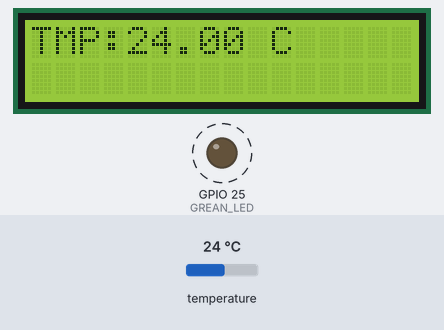
Recording of a sketch running on a simulated ESP32. Shown: 16×2 character LCD, output pins drawn as LEDs (lit = HIGH). Dashed ring = blinking. Inputs (shaded band) come from the test bench; at power-on: temperature 24 °C. No radio packets arrive unless stated; pins used as bus, display or sensor lines are not drawn.

Above: at 1.4 s.
1.5 s: temperature set to 12 °C
At 2.5 s:
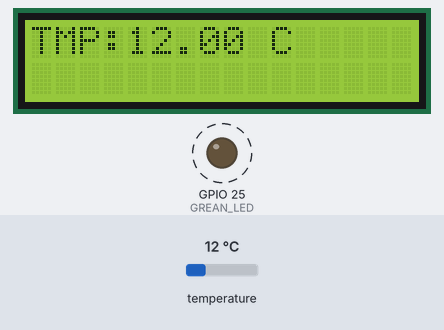
5.4 s: temperature set to 19 °C
At 6.6 s:
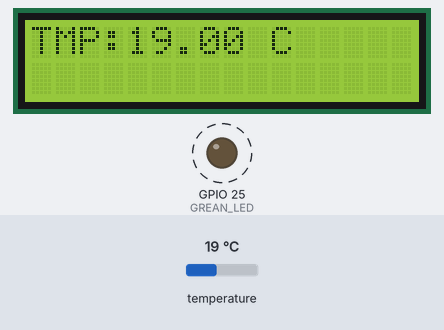
7.7 s: temperature set to 28 °C
At 8.7 s:
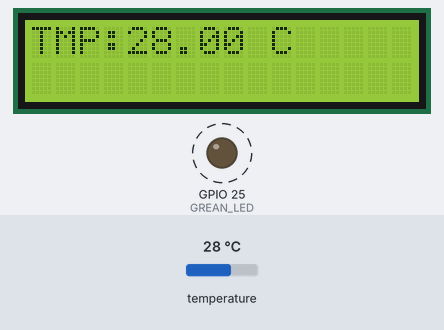
Timing chart, 0 to 15.4 s (numbered marks = the images above; inputs shaded):
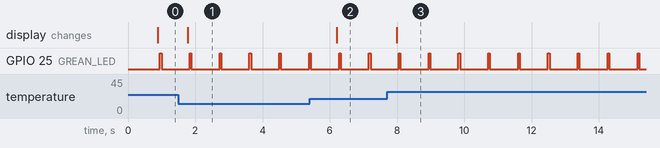

Measured:
- after the input at 1.5 s, the display: changes after 0.28 s (image 1)
- after the input at 5.4 s, the display: changes after 0.81 s (image 2)
- after the input at 7.7 s, the display: changes after 0.29 s (image 3)
- by itself, GPIO 25 (GREAN_LED): alternates HIGH for 0.05 s and LOW for 0.84 s

The sketch:

lora.ino
```cpp
#include <SPI.h>
#include <RH_RF95.h>
#include <OneWire.h>
#include <Wire.h>
#include <LiquidCrystal_I2C.h>
#include <DallasTemperature.h>

#define RFM95_CS 15
#define RFM95_RST 4
#define RFM95_INT 26

#define RF95_FREQ 434.0

#define GREAN_LED 25
#define RED_LED 33

#define ONE_WIRE_BUS 27

RH_RF95 rf95(RFM95_CS, RFM95_INT);

LiquidCrystal_I2C lcd(0x3F, 16, 2);

OneWire oneWire(ONE_WIRE_BUS);
DallasTemperature sensors(&oneWire);


void setup()
{
  Serial.begin(9600);

  pinMode(GREAN_LED, OUTPUT);
  digitalWrite(GREAN_LED, LOW);

  lcd.begin();
  lcd.backlight();
  lcd.clear();
  lcd.print("Booting...");

  pinMode(RFM95_RST, OUTPUT);
  digitalWrite(RFM95_RST, LOW);
  delay(10);
  digitalWrite(RFM95_RST, HIGH);
  delay(10);

  sensors.begin();

  while (!rf95.init()) {
    Serial.println("LoRa radio init failed");
    lcd.print("LoRa radio init failed");
    while (1);
  }
  if (!rf95.setFrequency(RF95_FREQ)) {
    Serial.println("setFrequency failed");
    lcd.print("setFrequency failed");
    while (1);
  }
  rf95.setTxPower(18);
}
void loop()
{
  digitalWrite(GREAN_LED, LOW);
  sensors.requestTemperatures();
  float tempC = sensors.getTempCByIndex(0);

    if(tempC == DEVICE_DISCONNECTED_C)
  {
    lcd.clear();
    Serial.println("Error: Could not read temperature data");
    lcd.print("Error:Could not \n read tmp data");
    delay(1000);
    return;
  }
  String results = "";
  results.concat(tempC);

  lcd.clear();
  String res="TMP:"+results+" C";
  lcd.print(res);

  uint8_t dataArray[res.length()];
  for(int i=0;i++;i<=sizeof(dataArray)){
    dataArray[i]=0;
  }
  results.getBytes(dataArray, sizeof(dataArray));
  rf95.send(dataArray, sizeof(dataArray));
  rf95.waitPacketSent();
  digitalWrite(GREAN_LED, HIGH);
  delay(50);
}
```
